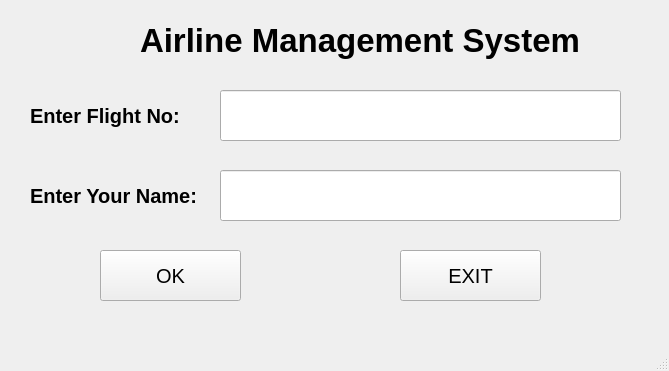
<?xml version="1.0" encoding="UTF-8"?>
<ui version="4.0">
 <class>MainWindow</class>
 <widget class="QMainWindow" name="MainWindow">
  <property name="geometry">
   <rect>
    <x>0</x>
    <y>0</y>
    <width>669</width>
    <height>371</height>
   </rect>
  </property>
  <property name="windowTitle">
   <string>MainWindow</string>
  </property>
  <widget class="QWidget" name="centralwidget">
   <widget class="QLabel" name="label">
    <property name="geometry">
     <rect>
      <x>140</x>
      <y>10</y>
      <width>481</width>
      <height>61</height>
     </rect>
    </property>
    <property name="font">
     <font>
      <pointsize>25</pointsize>
      <bold>true</bold>
      <underline>false</underline>
      <strikeout>false</strikeout>
     </font>
    </property>
    <property name="text">
     <string>Airline Management System</string>
    </property>
   </widget>
   <widget class="QLabel" name="label_2">
    <property name="geometry">
     <rect>
      <x>30</x>
      <y>90</y>
      <width>151</width>
      <height>51</height>
     </rect>
    </property>
    <property name="font">
     <font>
      <pointsize>15</pointsize>
      <bold>true</bold>
     </font>
    </property>
    <property name="text">
     <string>Enter Flight No:</string>
    </property>
   </widget>
   <widget class="QLineEdit" name="lineEdit">
    <property name="geometry">
     <rect>
      <x>220</x>
      <y>90</y>
      <width>401</width>
      <height>51</height>
     </rect>
    </property>
    <property name="font">
     <font>
      <pointsize>15</pointsize>
     </font>
    </property>
   </widget>
   <widget class="QLabel" name="label_3">
    <property name="geometry">
     <rect>
      <x>30</x>
      <y>170</y>
      <width>171</width>
      <height>51</height>
     </rect>
    </property>
    <property name="font">
     <font>
      <pointsize>15</pointsize>
      <bold>true</bold>
     </font>
    </property>
    <property name="text">
     <string>Enter Your Name:</string>
    </property>
   </widget>
   <widget class="QLineEdit" name="lineEdit_2">
    <property name="geometry">
     <rect>
      <x>220</x>
      <y>170</y>
      <width>401</width>
      <height>51</height>
     </rect>
    </property>
    <property name="font">
     <font>
      <pointsize>15</pointsize>
     </font>
    </property>
   </widget>
   <widget class="QPushButton" name="pushButton">
    <property name="geometry">
     <rect>
      <x>100</x>
      <y>250</y>
      <width>141</width>
      <height>51</height>
     </rect>
    </property>
    <property name="font">
     <font>
      <pointsize>15</pointsize>
     </font>
    </property>
    <property name="text">
     <string>OK</string>
    </property>
   </widget>
   <widget class="QPushButton" name="pushButton_2">
    <property name="geometry">
     <rect>
      <x>400</x>
      <y>250</y>
      <width>141</width>
      <height>51</height>
     </rect>
    </property>
    <property name="font">
     <font>
      <pointsize>15</pointsize>
     </font>
    </property>
    <property name="text">
     <string>EXIT</string>
    </property>
   </widget>
  </widget>
  <widget class="QMenuBar" name="menubar">
   <property name="geometry">
    <rect>
     <x>0</x>
     <y>0</y>
     <width>669</width>
     <height>22</height>
    </rect>
   </property>
  </widget>
  <widget class="QStatusBar" name="statusbar"/>
 </widget>
 <resources/>
 <connections/>
</ui>
